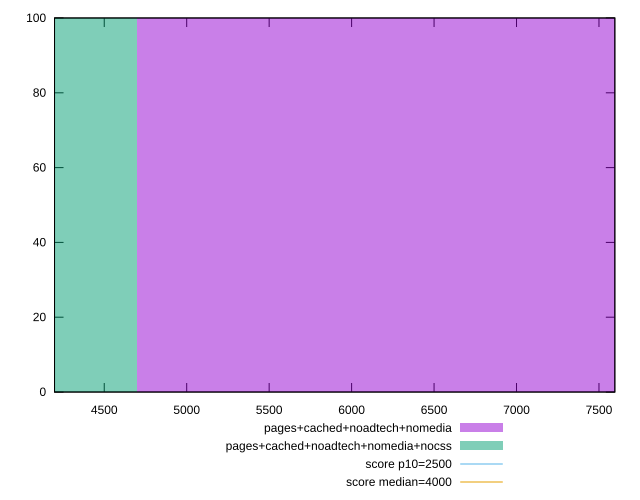

The gnuplot source for this figure:
reset

$pagesCachedNoadtechNomedia <<EOF
6263.35144841145 100
EOF

$pagesCachedNoadtechNomediaNocss <<EOF
3131.675724205725 100
EOF

set key outside below
set boxwidth 3131.675724205725
set xrange [4198.53675:7596.117499999999]
set yrange [0:100]
set trange [0:100]
set style fill transparent solid 0.5 noborder

set parametric
set terminal svg size 640, 500 enhanced background rgb 'white'
set output "report_00023_2021-02-20T12:14:57.249Z/largest-contentful-paint/comparison/histogram/3_vs_4.svg"

plot $pagesCachedNoadtechNomedia title "pages+cached+noadtech+nomedia" with boxes, \
     $pagesCachedNoadtechNomediaNocss title "pages+cached+noadtech+nomedia+nocss" with boxes, \
     2500,t title "score p10=2500", \
     4000,t title "score median=4000"

reset
